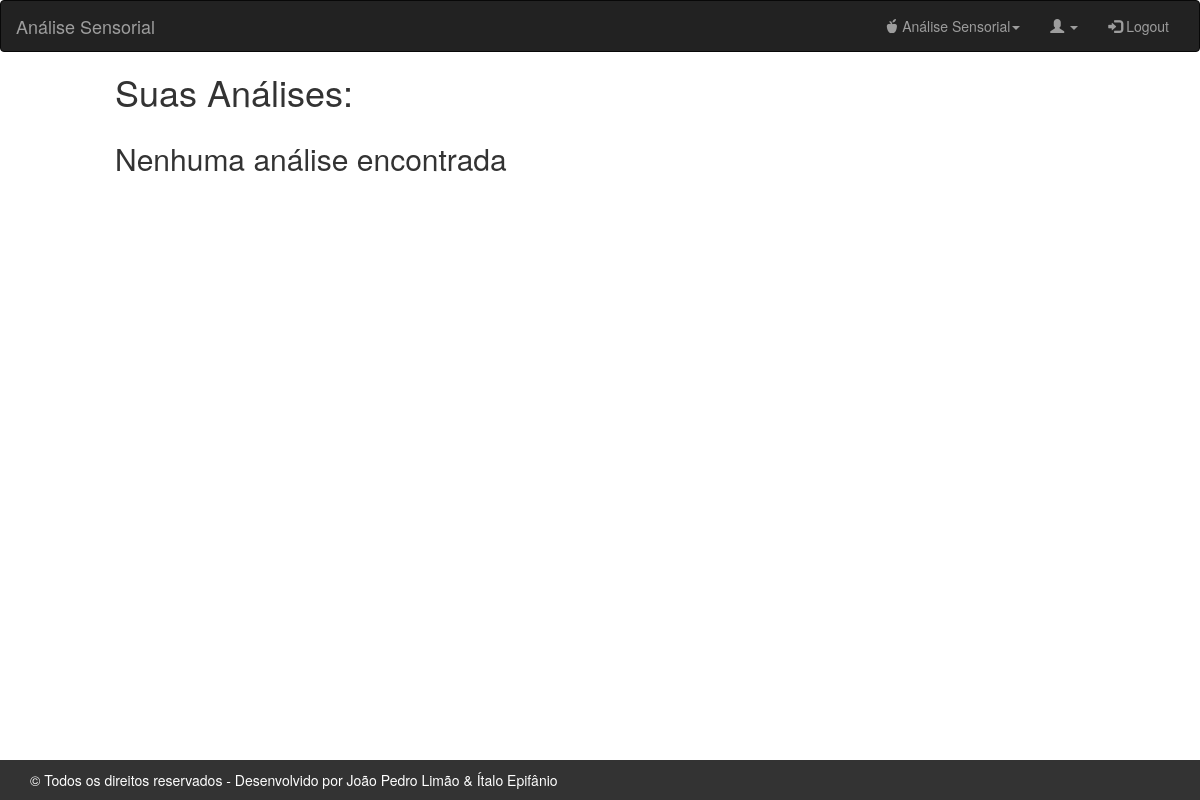
Before: /MostraAnalise (signed in) with the older database file.
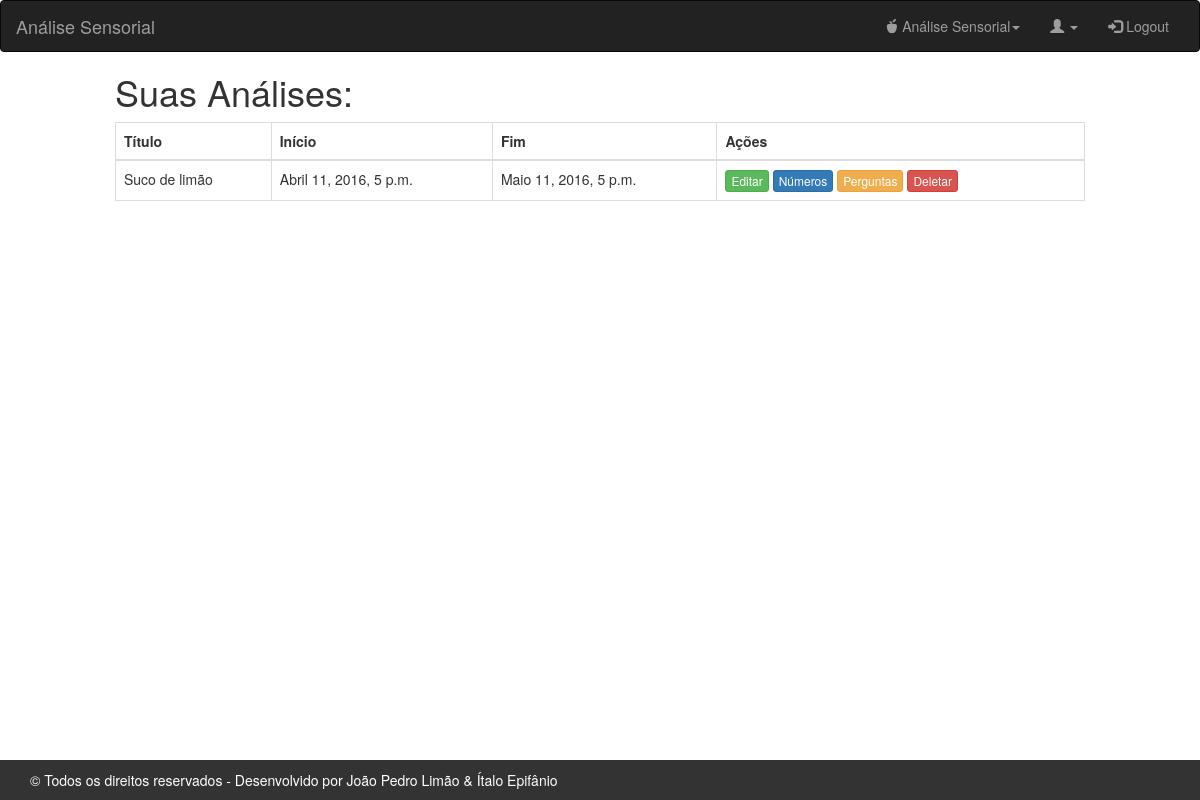
After: the same page with the newer database file.
### Fabricante/models.py (models this page shows, shortened)
class AnaliseSensorial(models.Model):
	nome = models.CharField(max_length=255)
	descricao = models.TextField()
	data_Inicio = models.DateTimeField()
	data_Final = models.DateTimeField()
	possui_amostras = models.BooleanField()
	ativado = models.BooleanField()
	user = models.ForeignKey(User, on_delete=models.CASCADE)
	quantidade_amostras = models.IntegerField()
	quantidade_pessoas = models.IntegerField()
	class Meta:
		verbose_name = 'Análise'

### Fabricante/views.py (the view)
# urls.py: url(r'^MostraAnalise', retornaAnalises),
def retornaAnalises(request):
	idTeste = get_test(request)
	analise = AnaliseSensorial.objects.filter(user = idTeste)
	if analise is None:
		return HttpResponse("<h1>Nenhuma Análise Cadastrada</h1>")
	else:
		return verificar(request, {'analise': analise}, 'Fabricante/retornaAnalise.html')

### webpage/views.py (called while the page is built)
def get_test(request):
	idTeste = request.session.get('teste')
	return idTeste

def  verificar(request, dicionario, html):
	nome = get_name(request)
	dicionario['nome_usuario'] = nome
	if nome is not None:
		return render(request, html, dicionario)
	else:
		return redirect('/')

def get_name(request):
	nome = request.session.get('nome')
	return nome

### templates/Fabricante/retornaAnalise.html (shortened to what this page needs)
{% extends 'Base_logado.html' %}
{% block conteudo %}
{% load bootstrap %}
{% load staticfiles %}
	<div class="col-md-offset-1 col-md-10 col-sm-offset-1 col-sm-10 col-xs-12 col-xs-offset-0">
	<h1>Suas Análises:</h1>
	</div>
    <div class="col-md-offset-1 col-md-10 col-sm-offset-1 col-sm-10 col-xs-12 col-xs-offset-0">
        {% if analise %}
     	<table class= "table table-bordered">
          <thead>
          <tr>
        <th>Título</th>
        <th>Início</th>
        <th>Fim</th>
        <th>Ações</th>
         </tr>
         </thead>
         <tbody>
         {% for a in analise %}
             <tr>
                 <td>{{a.nome}}</td>
                 <td>{{a.data_Inicio}}</td>
                 <td>{{a.data_Final}}</td>
                 <td><a href="/EditarAnalise/{{ a.id }}" class="btn btn-success btn-xs">Editar</a>
                 <a href="/NumerosAnalise/{{a.id}}/numeros/" class="btn btn-primary btn-xs">Números</a>
                 <a href="/Perguntas/{{a.id}}" class="btn btn-warning btn-xs">Perguntas</a>
                 <a href="/DeletarAnalise/{{ a.id }}" class="btn btn-danger btn-xs">Deletar</a>
                 </td>
             </tr>
        {% endfor %}
         </tbody>
        </table>
        {% else %}
        <h2>Nenhuma análise encontrada</h2>
        {% endif %}
    </div>
{% endblock %}

Changed rows visible on the page:
added AnaliseSensorial: nome "Suco de limão", data_Inicio "Abril 11, 2016, 5 p.m.", data_Final "Maio 11, 2016, 5 p.m."
Other visible differences:
text no longer shown: "Nenhuma análise encontrada"
text now shown: "Título Início Fim Ações"
